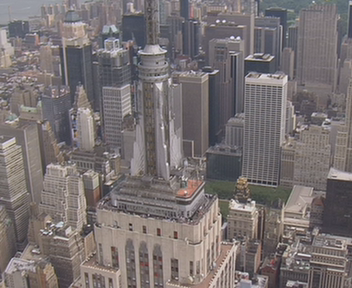
#> input picture data/city001.png, 352 x 288 px
$ python Q1_me.py
#> lines starting #> are read from the running program, lines starting #| are printed output that depends on the picture
# Code to Perform Block Matching

import numpy as np
import cv2
import random
import time
import os
import matplotlib.pyplot as plt

debug = True


def YCrCb2BGR(image):
    """
    Converts numpy image into from YCrCb to BGR color space
    """
    return cv2.cvtColor(image, cv2.COLOR_BGR2YCrCb)


def BGR2YCrCb(image):
    """
    Converts numpy image into from BGR to YCrCb color space
    """
    return cv2.cvtColor(image, cv2.COLOR_YCrCb2BGR)


def segmentImage(anchor, blockSize=16):
    """
    Determines how many macroblocks an image is composed of
    :param anchor: I-Frame
    :param blockSize: Size of macroblocks in pixels
    :return: number of rows and columns of macroblocks within
    """
    h, w = anchor.shape
    hSegments = int(h / blockSize)
    wSegments = int(w / blockSize)
    totBlocks = int(hSegments * wSegments)

    # [4 lines of commented-out code are left out]

    return hSegments, wSegments


def getCenter(x, y, blockSize):
    """
    Determines center of a block with x, y as top left corner coordinates and blockSize as blockSize
    :return: x, y coordinates of center of a block
    """
    return (int(x + blockSize/2), int(y + blockSize/2))


def getAnchorSearchArea(x, y, anchor, blockSize, searchArea):
    """
    Returns image of anchor search area
    :param x, y: top left coordinate of macroblock in Current Frame
    :param anchor: I-Frame
    :param blockSize: size of block in pixels
    :param searchArea: size of search area in pixels
    :return: Image of anchor search area
    """
    h, w = anchor.shape
    cx, cy = getCenter(x, y, blockSize)

    # ensure search area is in bounds
    sx = max(0, cx-int(blockSize/2)-searchArea)
    # and get top left corner of search area
    sy = max(0, cy-int(blockSize/2)-searchArea)

    # slice anchor frame within bounds to produce anchor search area
    anchorSearch = anchor[sy:min(
        sy+searchArea*2+blockSize, h), sx:min(sx+searchArea*2+blockSize, w)]

    return anchorSearch


def getBlockZone(p, aSearch, tBlock, blockSize):
    """
    Retrieves the block searched in the anchor search area to be compared with the macroblock tBlock in the current frame
    :param p: x,y coordinates of macroblock center from current frame
    :param aSearch: anchor search area image
    :param tBlock: macroblock from current frame
    :param blockSize: size of macroblock in pixels
    :return: macroblock from anchor
    """
    px, py = p  # coordinates of macroblock center
    # get top left corner of macroblock
    px, py = px-int(blockSize/2), py-int(blockSize/2)
    px, py = max(0, px), max(0, py)  # ensure macroblock is within bounds

    # retrive macroblock from anchor search area
    aBlock = aSearch[py:py+blockSize, px:px+blockSize]

    try:
        assert aBlock.shape == tBlock.shape  # must be same shape

    except Exception as e:
        print(e)
        print(
            f"ERROR - ABLOCK SHAPE: {aBlock.shape} != TBLOCK SHAPE: {tBlock.shape}")

    return aBlock


def getMAD(tBlock, aBlock):
    """
    Returns Mean Absolute Difference between current frame macroblock (tBlock) and anchor frame macroblock (aBlock)
    """
    return np.sum(np.abs(np.subtract(tBlock, aBlock)))/(tBlock.shape[0]*tBlock.shape[1])


def getBestMatch(tBlock, aSearch, blockSize):  # 3 Step Search
    """
    Implemented 3 Step Search. Read about it here: https://en.wikipedia.org/wiki/Block-matching_algorithm#Three_Step_Search
    :param tBlock: macroblock from current frame
    :param aSearch: anchor search area
    :param blockSize: size of macroblock in pixels
    :return: macroblock from anchor search area with least MAD
    """
    step = 4
    ah, aw = aSearch.shape
    acy, acx = int(ah/2), int(aw/2)  # get center of anchor search area

    minMAD = float("+inf")
    minP = None

    while step >= 1:
        p1 = (acx, acy)
        p2 = (acx+step, acy)
        p3 = (acx, acy+step)
        p4 = (acx+step, acy+step)
        p5 = (acx-step, acy)
        p6 = (acx, acy-step)
        p7 = (acx-step, acy-step)
        p8 = (acx+step, acy-step)
        p9 = (acx-step, acy+step)
        pointList = [p1, p2, p3, p4, p5, p6, p7,
                     p8, p9]  # retrieve 9 search points

        for p in range(len(pointList)):
            # get anchor macroblock
            aBlock = getBlockZone(pointList[p], aSearch, tBlock, blockSize)
            MAD = getMAD(tBlock, aBlock)  # determine MAD
            if MAD < minMAD:  # store point with minimum mAD
                minMAD = MAD
                minP = pointList[p]

        step = int(step/2)

    px, py = minP  # center of anchor block with minimum MAD
    px, py = px - int(blockSize / 2), py - int(blockSize /
                                               2)  # get top left corner of minP
    px, py = max(0, px), max(0, py)  # ensure minP is within bounds
    # retrieve best macroblock from anchor search area
    matchBlock = aSearch[py:py + blockSize, px:px + blockSize]

    return matchBlock


def blockSearchBody(anchor, target, blockSize, searchArea=7):
    """
    Facilitates the creation of a predicted frame based on the anchor and target frame
    :param anchor: I-Frame
    :param target: Current Frame to create a P-Frame from
    :param blockSize: size of macroBlock in pixels
    :param searchArea: size of searchArea extended from blockSize
    :return: predicted frame
    """
    h, w = anchor.shape
    hSegments, wSegments = segmentImage(anchor, blockSize)

    predicted = np.ones((h, w))*255
    bcount = 0
    for y in range(0, int(hSegments*blockSize), blockSize):
        for x in range(0, int(wSegments*blockSize), blockSize):
            bcount += 1
            targetBlock = target[y:y+blockSize, x:x +
                                 blockSize]  # get current macroblock

            anchorSearchArea = getAnchorSearchArea(
                x, y, anchor, blockSize, searchArea)  # get anchor search area

            #print("AnchorSearchArea: ", anchorSearchArea.shape)

            # get best anchor macroblock
            anchorBlock = getBestMatch(
                targetBlock, anchorSearchArea, blockSize)
            # add anchor block to predicted frame
            predicted[y:y+blockSize, x:x+blockSize] = anchorBlock

            # [8 lines of commented-out code are left out]
    assert bcount == int(hSegments*wSegments)

    return predicted


def getResidual(target, predicted):
    """Create residual frame from target frame - predicted frame"""
    return np.subtract(target, predicted)


def getReconstructTarget(residual, predicted):
    """Reconstruct target frame from residual frame plus predicted frame"""
    return np.add(residual, predicted)


def showImages(*kwargs):  # shows images
    n = len(kwargs)
    i = 1
    plt.gray()
    for k in range(n):
        plt.subplot(1, n, i)
        plt.imshow(kwargs[k])
        if i == 1:
            plt.title("Frame to be encoded")
        elif i == 2:
            plt.title("Reference frame")
        else:
            plt.title("Residue frame")
        i += 1
    plt.show()


def getResidualMetric(residualFrame):
    """Calculate residual metric from average of sum of absolute residual values in residual frame"""
    return np.sum(np.abs(residualFrame))/(residualFrame.shape[0]*residualFrame.shape[1])


def preprocess(anchor, target, blockSize):

    if isinstance(anchor, str) and isinstance(target, str):
        anchorFrame = BGR2YCrCb(cv2.imread(anchor))[
            :, :, 0]  # get luma component
        targetFrame = BGR2YCrCb(cv2.imread(target))[
            :, :, 0]  # get luma component

    elif isinstance(anchor, np.ndarray) and isinstance(target, np.ndarray):
        anchorFrame = BGR2YCrCb(anchor)[:, :, 0]  # get luma component
        targetFrame = BGR2YCrCb(target)[:, :, 0]  # get luma component

    else:
        raise ValueError

    # resize frame to fit segmentation
    hSegments, wSegments = segmentImage(anchorFrame, blockSize)
    anchorFrame = cv2.resize(
        anchorFrame, (int(wSegments*blockSize), int(hSegments*blockSize)))
    targetFrame = cv2.resize(
        targetFrame, (int(wSegments*blockSize), int(hSegments*blockSize)))

    # if debug:
    #print(f"A SIZE: {anchorFrame.shape}")
    #print(f"T SIZE: {targetFrame.shape}")

    return (anchorFrame, targetFrame)


def main(anchorFrame, targetFrame, outfile="OUTPUT", saveOutput=True, blockSize=16):
    """
    Calculate residual frame and metric along with other artifacts
    :param anchor: file path of I-Frame or I-Frame
    :param target: file path of Current Frame or Current Frame
    :return: residual metric
    """
    anchorFrame, targetFrame = preprocess(
        anchorFrame, targetFrame, blockSize)  # processes frame or filepath to frame
#> in preprocess, `anchorFrame = BGR2YCrCb(cv2.imread(anchor))[ :, :, 0]`:
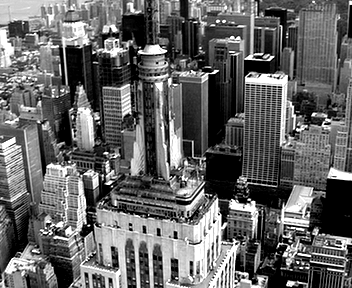
#> anchorFrame: shape (288, 352); min 0, max 255, mean 100.8
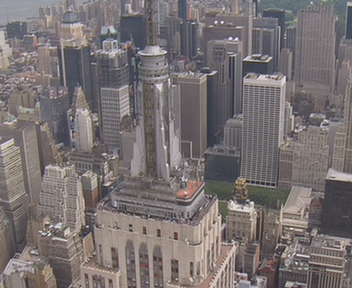
#> input picture data/city002.png, 352 x 288 px
#> in preprocess, `targetFrame = BGR2YCrCb(cv2.imread(target))[ :, :, 0]`:
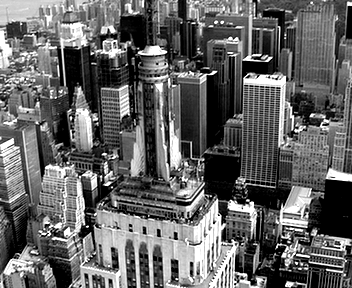
#> targetFrame: shape (288, 352); min 0, max 255, mean 100.4
#> in preprocess, `hSegments, wSegments = segmentImage(anchorFrame, blockSize)`: hSegments = 18; wSegments = 22

    predictedFrame = blockSearchBody(anchorFrame, targetFrame, blockSize)
#> in blockSearchBody, `hSegments, wSegments = segmentImage(anchor, blockSize)`: hSegments = 18; wSegments = 22
#> the loop in blockSearchBody, `for y in range(0, int(hSegments*blockSize), blockSize):` made 18 passes
#> pass 1, in getAnchorSearchArea (call 4), `anchorSearch = anchor[sy:min( sy+searchArea*2+blockSize, h), sx:min(sx..`:
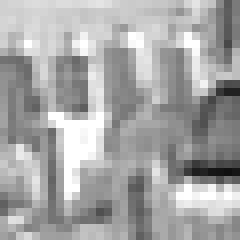
#> anchorSearch: shape (30, 30) (shown 8 times larger); min 17, max 255, mean 165.8
#> after the loop in blockSearchBody, `for y in range(0, int(hSegments*blockSize), blockSize):`:
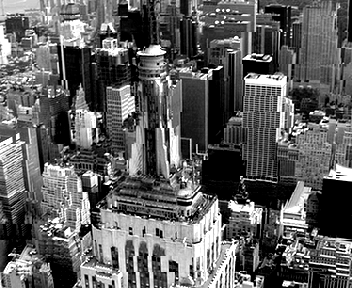
#> predicted: shape (288, 352) float64; min 0, max 255, mean 95.1
    residualFrame = getResidual(targetFrame, predictedFrame)
    naiveResidualFrame = getResidual(anchorFrame, targetFrame)
#> in getResidual (call 2), `return np.subtract(target, predicted)`:
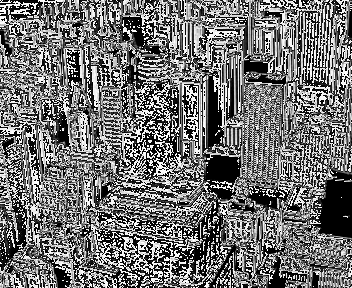
#> returned value: shape (288, 352); min 0, max 255, mean 114.6
    reconstructTargetFrame = getReconstructTarget(
        residualFrame, predictedFrame)
    showImages(targetFrame, predictedFrame, residualFrame)

    residualMetric = getResidualMetric(residualFrame)
    naiveResidualMetric = getResidualMetric(naiveResidualFrame)

    rmText = f"Residual Metric: {residualMetric:.2f}"
    nrmText = f"Naive Residual Metric: {naiveResidualMetric:.2f}"

    isdir = os.path.isdir(outfile)
    if not isdir:
        os.mkdir(outfile)

    if saveOutput:
        cv2.imwrite(f"{outfile}/targetFrame.png", targetFrame)
        cv2.imwrite(f"{outfile}/predictedFrame.png", predictedFrame)
        cv2.imwrite(f"{outfile}/residualFrame.png", residualFrame)
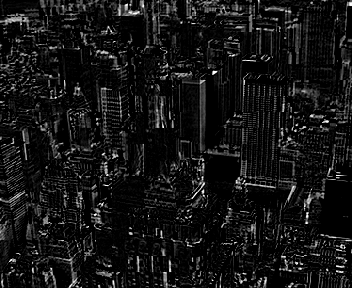
#> saved as residualFrame.png: shape (288, 352); min 0, max 255, mean 20.7
        cv2.imwrite(f"{outfile}/reconstructTargetFrame.png",
                    reconstructTargetFrame)
        cv2.imwrite(f"{outfile}/naiveResidualFrame.png", naiveResidualFrame)
        resultsFile = open(f"{outfile}/results.txt", "w")
        resultsFile.write(f"{rmText}\n{nrmText}\n")
        resultsFile.close()

    print(rmText)
#| Residual Metric: 36.05
    print(nrmText)
#| Naive Residual Metric: 114.60

    return residualMetric, residualFrame


if __name__ == "__main__":
    # you are free to point to any other image files
    ANCHOR_FRAME = os.path.join("..", "data", "city001.png")
    TARGET_FRAME = os.path.join("..", "data", "city002.png")
    main(ANCHOR_FRAME, TARGET_FRAME)


# Question 1:
# think about the other postion?
# change ANCHOR_FRAME/TARGET_FRAME at Line 313/314 to see other frames output
